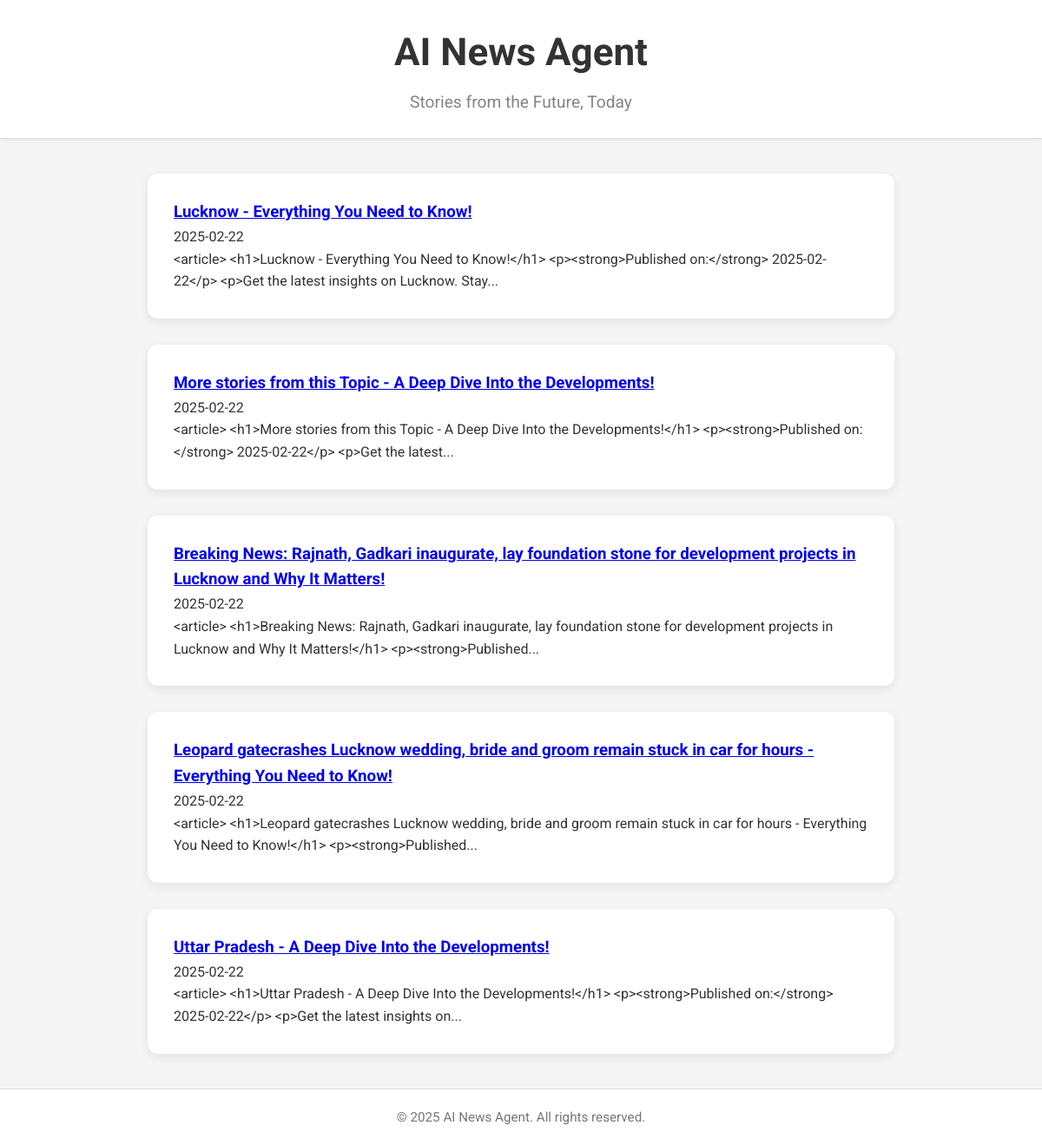
Before: / with the older database file.
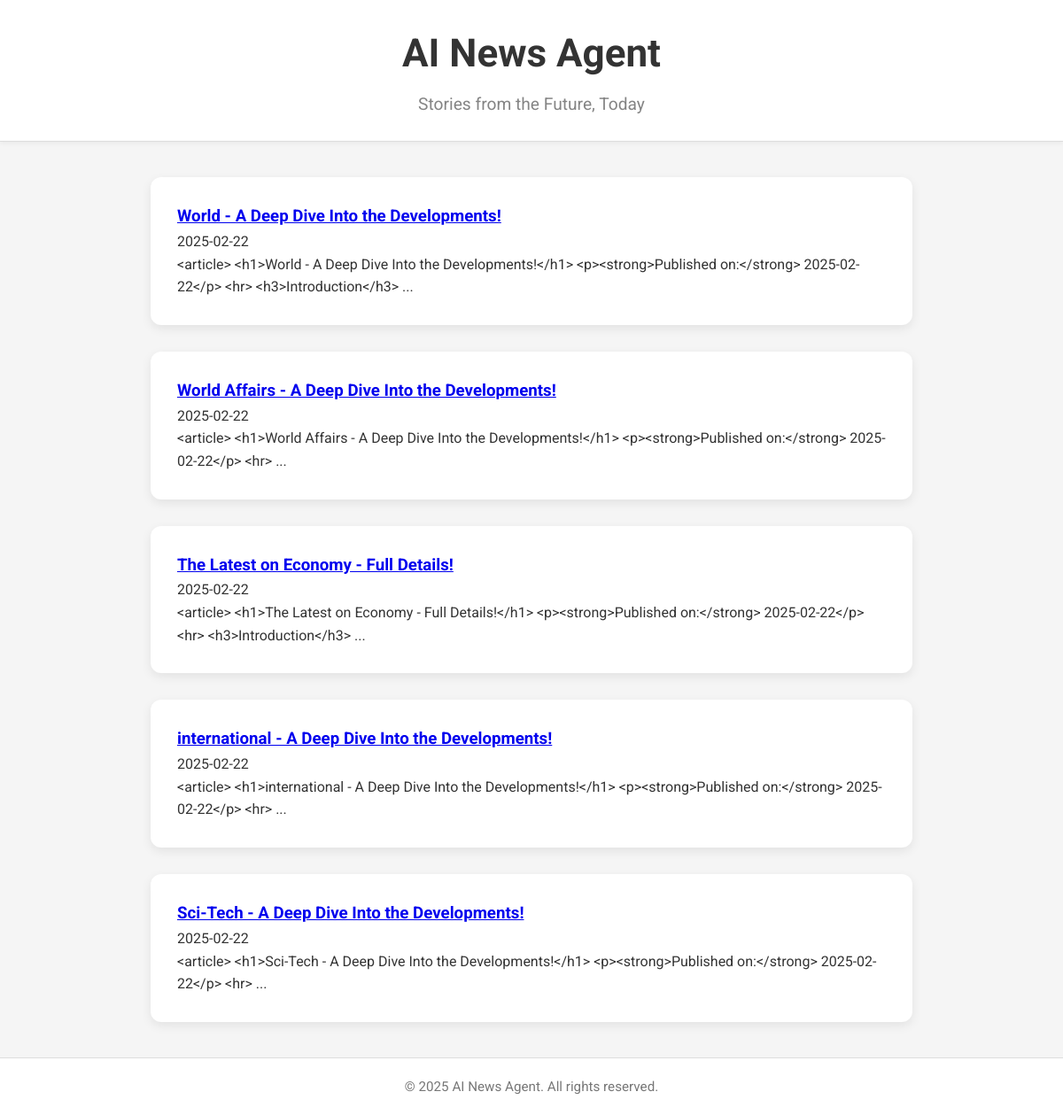
After: the same page with the newer database file.
### tables this page shows
CREATE TABLE articles (
        id INTEGER PRIMARY KEY AUTOINCREMENT,
        topic TEXT NOT NULL,
        sub_topic TEXT,
        title TEXT NOT NULL,
        url TEXT,
        raw_text TEXT,
        full_post TEXT,  -- Full blog post content
        seo_title TEXT,
        seo_keywords TEXT,
        meta_description TEXT,  -- Add meta description column
        date TEXT,
        published INTEGER DEFAULT 0
    );

### publisher.py (the view)
        @self.app.route("/")
        def index():
            conn = sqlite3.connect(self.db_path)
            c = conn.cursor()
            c.execute(
                "SELECT id, seo_title, date, full_post FROM articles WHERE published = 1 ORDER BY date DESC"
            )
            articles = c.fetchall()
            conn.close()
            return render_template("index.html", articles=articles)

### templates/index.html (shortened to what this page needs)
<!DOCTYPE html>
<html lang="en">
<head>
    <link rel="stylesheet" href="/static/style.css">
</head>
<body>
    <header class="header">
        <div class="header-content">
            <h1>AI News Agent</h1>
            <p class="tagline">Stories from the Future, Today</p>
        </div>
    </header>
    <main class="container">
        {% for article in articles %}
            <article class="post-preview">
                <h3 class="post-title">
                    <a href="/article/{{ article[0] }}">{{ article[1] }}</a>
                </h3>
                <p class="post-date">{{ article[2] }}</p>
                <p class="post-preview-text">{{ article[3] | truncate(200) }}</p>
            </article>
        {% endfor %}
    </main>
    <footer class="footer">
        <p>&copy; 2025 AI News Agent. All rights reserved.</p>
    </footer>
</body>
</html>

### static/style.css (style rules this page uses)
* { margin: 0; padding: 0; box-sizing: border-box; }
body { font-family: 'Roboto', sans-serif; background-color: #f5f5f5; color: #333; line-height: 1.6; }
header { background-color: #fff; padding: 25px; border-bottom: 1px solid #ddd; text-align: center; box-shadow: 0 2px 5px rgba(0, 0, 0, 0.05); }
.header-content { max-width: 900px; margin: 0 auto; }
header h1 { font-size: 2.75em; font-weight: 700; margin: 0; }
.tagline { margin: 8px 0 0; color: #777; font-size: 1.2em; opacity: 0.9; }
main { max-width: 900px; margin: 40px auto; padding: 0 20px; }
.post-preview { background-color: #fff; padding: 30px; margin-bottom: 30px; border-radius: 12px; box-shadow: 0 4px 12px rgba(0, 0, 0, 0.08); transition: transform 0.2s ease, box-shadow 0.2s ease; }
.footer { background-color: #fff; padding: 20px; text-align: center; border-top: 1px solid #ddd; color: #777; font-size: 0.95em; }

Changed rows visible on the page:
changed articles: seo_title "Lucknow - Everything You Need to Know!" → "World - A Deep Dive Into the Developments!"; full_post "<article> <h1>Lucknow - Everything You Need to Know!</h1> <p><strong>Published on:</strong> 2025-02-22</p> <p>Get the latest insights on Lucknow. Stay..." → "<article> <h1>World - A Deep Dive Into the Developments!</h1> <p><strong>Published on:</strong> 2025-02-22</p> <hr> <h3>Introduction</h3> ..."
changed articles: seo_title "More stories from this Topic - A Deep Dive Into the Developments!" → "World Affairs - A Deep Dive Into the Developments!"; full_post "<article> <h1>More stories from this Topic - A Deep Dive Into the Developments!</h1> <p><strong>Published on:</strong> 2025-02-22</p> <p>Get the latest..." → "<article> <h1>World Affairs - A Deep Dive Into the Developments!</h1> <p><strong>Published on:</strong> 2025-02-22</p> <hr> ..."
changed articles: seo_title "Breaking News: Rajnath, Gadkari inaugurate, lay foundation stone for development projects in Lucknow and Why It Matters!" → "The Latest on Economy - Full Details!"; full_post "<article> <h1>Breaking News: Rajnath, Gadkari inaugurate, lay foundation stone for development projects in Lucknow and Why It Matters!</h1> <p><strong>Published..." → "<article> <h1>The Latest on Economy - Full Details!</h1> <p><strong>Published on:</strong> 2025-02-22</p> <hr> <h3>Introduction</h3> ..."
changed articles: seo_title "Leopard gatecrashes Lucknow wedding, bride and groom remain stuck in car for hours - Everything You Need to Know!" → "international - A Deep Dive Into the Developments!"; full_post "<article> <h1>Leopard gatecrashes Lucknow wedding, bride and groom remain stuck in car for hours - Everything You Need to Know!</h1> <p><strong>Published..." → "<article> <h1>international - A Deep Dive Into the Developments!</h1> <p><strong>Published on:</strong> 2025-02-22</p> <hr> ..."
changed articles: seo_title "Uttar Pradesh - A Deep Dive Into the Developments!" → "Sci-Tech - A Deep Dive Into the Developments!"; full_post "<article> <h1>Uttar Pradesh - A Deep Dive Into the Developments!</h1> <p><strong>Published on:</strong> 2025-02-22</p> <p>Get the latest insights on..." → "<article> <h1>Sci-Tech - A Deep Dive Into the Developments!</h1> <p><strong>Published on:</strong> 2025-02-22</p> <hr> ..."
